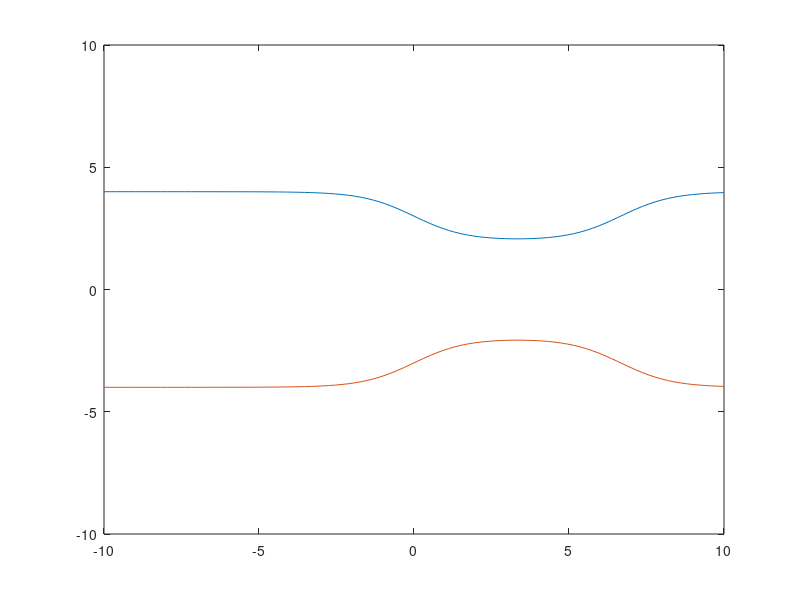

This figure's MATLAB source:
function exercise_5
  out_dir = "temp_img";
  mkdir(out_dir);
  
  %Data
  A = 0.6;
  B = 4;
  v_0 = 0.5; 
  elements_in_x = 100;
  
  %Boundary function data
  x = linspace(-10,10,elements_in_x);
  y = -tanh(A *x) + tanh(A * x - B) + B;
  minus_y = -y;
  
  
  y_for_grid = linspace(-10,10,elements_in_x);
  %Grids
  [x_grid, y_grid] = meshgrid (x, y_for_grid);
  
  %Matrices for velocity
  v_x = zeros(elements_in_x);
  v_y = zeros(elements_in_x);
  
  %Compute the original flow (rate)
  original_radius = y(1);
  original_flow = v_0* pi * original_radius * original_radius;
  
  %Compute the velocities in x
  for i=1:elements_in_x
    new_radius = y(i);
    new_area = pi * new_radius * new_radius;
    new_vel = original_flow/new_area;
    
    for j=1:elements_in_x
      v_x(j,i) = new_vel;
    endfor
  
  endfor
  
  %Particle creation
  number_of_particles = 70;
  rows = number_of_particles/10;
  columns = number_of_particles/rows;
  
  x_separation = 0.8;
  
  x_particles = zeros(rows,columns);
  y_particles = zeros(rows,columns);
  x_current_pos = -10;
  
  %Compute initial position of particles
  for i=1:columns
    current_radius = -tanh(A *x_current_pos) + tanh(A * x_current_pos - B) + B;
    current_radius -= 0.4;
    y_separation = (current_radius * 2)/(rows-1);
    y_current_pos = current_radius;
    
    for j=1:rows
      x_particles(j,i) = x_current_pos;
      y_particles(j,i) = y_current_pos;
      y_current_pos -=  y_separation;
    endfor
  
  x_current_pos += x_separation;
  endfor

  %Time
  time_step = 1/6.8;
  total_time = 200;
  
  %Interpolate the velocities and positions
  for i = 1: total_time;
    new_velocity = interp2(x_grid,y_grid,v_x,x_particles,y_particles);
    
    for j=1:columns
      x_current_pos = x_particles(1,j) + new_velocity(1,j) * time_step;
      current_radius = -tanh(A *x_current_pos) + tanh(A * x_current_pos - B) + B;
      current_radius -= 0.4;
      y_separation = (current_radius * 2)/(rows-1);
      y_current_pos = current_radius;
    
      for u=1:rows
        x_particles(u,j) = x_current_pos;
        y_particles(u,j) = y_current_pos;
        y_current_pos -=  y_separation;
      endfor
   
    endfor
  
    %Plot everything
    matrix_to_plot_x = x_particles;
    matrix_to_plot_y = y_particles;
    
    reshape(matrix_to_plot_x,1,[]); % convert matrix to row vector
    reshape(matrix_to_plot_y,1,[]); % convert matrix to row vector
    plot (matrix_to_plot_x,matrix_to_plot_y,'ro');
    axis([-10,10,-10,10]);
    hold on;
    
    plot (x,y);
    axis([-10,10,-10,10]);
    hold on;
    
    plot (x,minus_y);
    axis([-10,10,-10,10]);
    hold on;
    
    fname = fullfile(out_dir,sprintf("img%03i.png",i));
    imwrite(getframe(gcf).cdata,fname);
    hold off;
    
    
    if(x_particles(1,1)>=10)
    break;
    endif
  
  endfor

endfunction